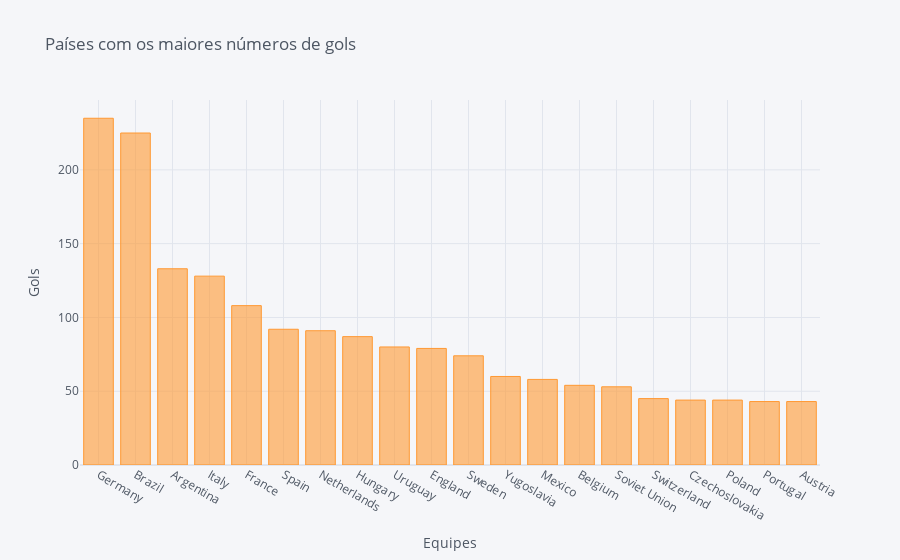

Notebook source saved alongside this figure:
### Code cell
goals[:20].iplot(kind='bar', xTitle = 'Equipes', yTitle = 'Gols', title = 'Países com os maiores números de gols')

### Figure 1 — Plotly figure (JSON) as saved in the notebook; plotly's stock layout.template omitted (floating-point values rounded to 4 significant figures)
{"data": [{"marker": {"color": "rgba(255, 153, 51, 0.6)", "line": {"color": "rgba(255, 153, 51, 1.0)", "width": 1}}, "name": "Goals", "orientation": "v", "text": "", "type": "bar", "x": ["Germany", "Brazil", "Argentina", "Italy", "France", "Spain", "Netherlands", "Hungary", "Uruguay", "England", "Sweden", "Yugoslavia", "Mexico", "Belgium", "Soviet Union", "Switzerland", "Czechoslovakia", "Poland", "Portugal", "Austria"], "y": [235, 225, 133, 128, 108, 92, 91, 87, 80, 79, 74, 60, 58, 54, 53, 45, 44, 44, 43, 43]}], "layout": {"legend": {"bgcolor": "#F5F6F9", "font": {"color": "#4D5663"}}, "paper_bgcolor": "#F5F6F9", "plot_bgcolor": "#F5F6F9", "title": {"font": {"color": "#4D5663"}, "text": "Países com os maiores números de gols"}, "xaxis": {"gridcolor": "#E1E5ED", "showgrid": true, "tickfont": {"color": "#4D5663"}, "title": {"font": {"color": "#4D5663"}, "text": "Equipes"}, "zerolinecolor": "#E1E5ED"}, "yaxis": {"gridcolor": "#E1E5ED", "showgrid": true, "tickfont": {"color": "#4D5663"}, "title": {"font": {"color": "#4D5663"}, "text": "Gols"}, "zerolinecolor": "#E1E5ED"}}}
